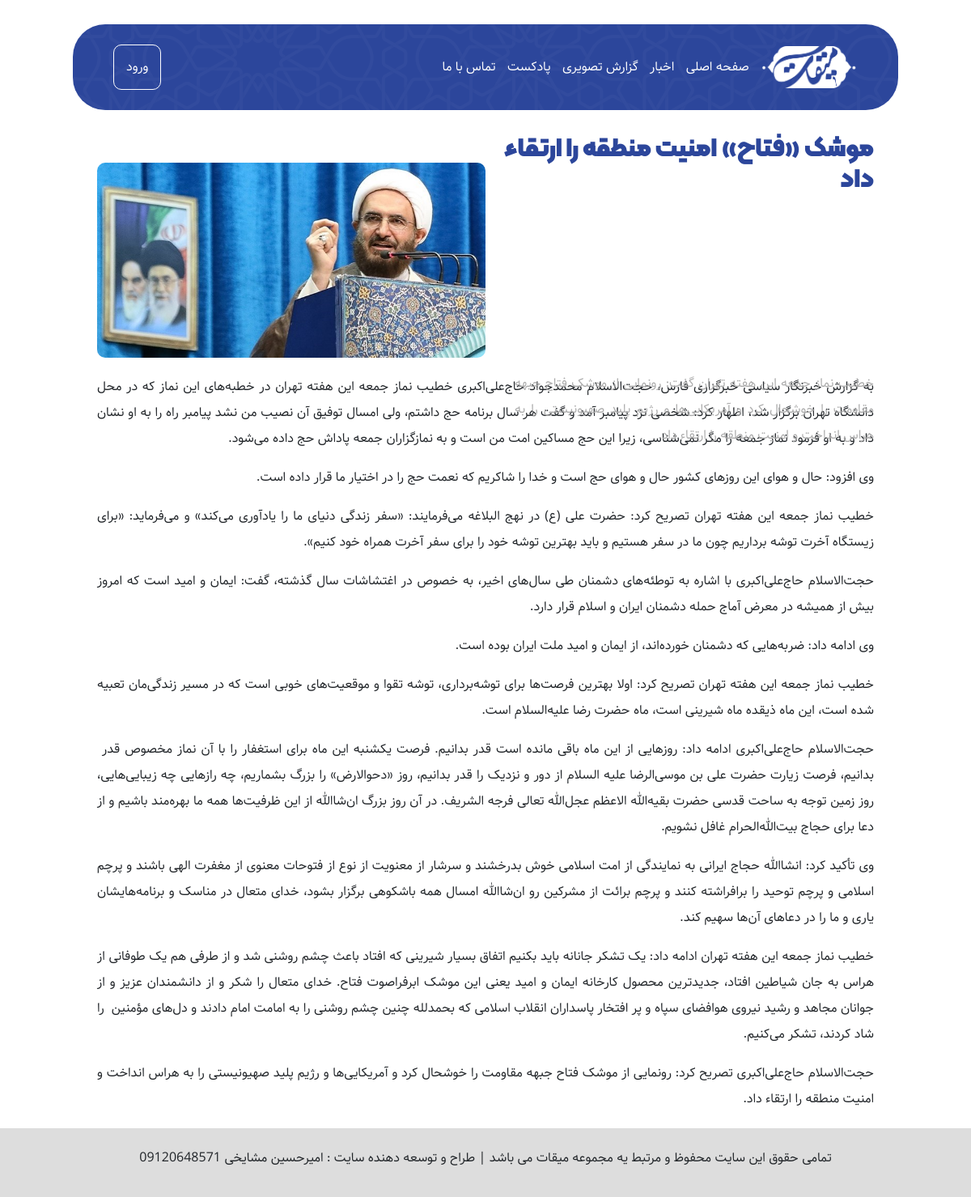
The page /postblog.php?id=9 on the database its author committed.
### tables this page shows
CREATE TABLE `blog` (
  `blogid` int(11) NOT NULL,
  `title` varchar(255) NOT NULL,
  `decs` text NOT NULL,
  `tozihkotah` text NOT NULL,
  `imageshakhes` varchar(255) NOT NULL,
  `date` date NOT NULL
);

### postblog.php (the view, shortened to what this page needs)
<?php
if(isset($_REQUEST['id'])){
  $conn = mysqli_connect('localhost','root','');
  $queryblog = mysqli_query($conn,'select * from blog where blogid='.$_REQUEST['id']);
  $a= mysqli_fetch_array($queryblog,MYSQLI_ASSOC);
}
else{
  die('404');
}
?>
<!DOCTYPE html>
<html lang="fa">
<head>
    <link rel="stylesheet" href="./style/style.css">
    <link rel="stylesheet" href="./style/postblog.css">
    <link href="./bootstrap/bootstrap.min.css" rel="stylesheet">
</head>
<body>
    <header>
        <nav>
          <a href="./index.php" class="logo">
            <img src="./images/mighat-logo.png">
          </a>
          <a href="#">صفحه اصلی</a>
          <a href="blogs.php"> اخبار</a>
          <a href="#">گزارش تصویری</a>
          <a href="#">پادکست</a>
          <a href="#">تماس با ما</a>
        </nav>
          <a href="./login.php" class="btn-login">
            <span>ورود</span>
          </a>
      </header>
    <section class="blog">
        <div class="title">
            <h3 class="titleblog"><?php echo $a['title']?></h3>
        </div>
        <div class="imgshakhes">
            <img src="<?php echo $a['imageshakhes']?>">
        </div>
        <div class="chekide">
          <?php echo $a['tozihkotah']?>
        </div>
        <div class="des">
          <?php echo $a['decs']?>
       </div>
    </section>
    <section class="footer">
        <div class="copyright">
        <p>تمامی حقوق این سایت محفوظ و مرتبط یه مجموعه میقات می باشد  | طراح و توسعه دهنده سایت : امیرحسین مشایخی 09120648571</p>
        </div>
    </section>
</body>
</html>

### style/style.css (style rules this page uses)
:root { --aval: #2C469B; --narenji: #FF5722; }
* { padding: 0; margin: 0; box-sizing: border-box; font-family: 'Samim'; }
body { direction: rtl; }
header { width: 85%; background-image: url(../images/Frame-757.png); background-color: var(--aval); margin: 30px auto; display: flex; justify-content: space-between; align-items: center; border-radius: 40px; padding: 25px 50px; }
header nav .logo { display: inline-block; width: 120px; }
header nav .logo img { width: 100%; }
header nav a { color: white; margin-left: 10px; text-decoration: none; }
header .btn-login { color: white; border: 1px solid #fff; border-radius: 10px; text-decoration: none; padding: 15px; }
.copyright { display: flex; flex-wrap: wrap; justify-content: center; align-items: center; font-size: 16px; background-color: #ddd; padding-top: 25px; padding-bottom: 20px; }

### style/postblog.css (style rules this page uses)
:root { --aval: #2C469B; --narenji: #FF5722; }
.blog { width: 80%; margin: 20px auto; }
.titleblog { font-family: 'Kalameh'; font-size: 32px; color:var(--aval); width: 49%; }
.imgshakhes { display: flex; justify-content: end; margin-top: -50px; }
.imgshakhes img { width: 50%; border-radius: 10px; }
.des { text-align: justify; line-height: 32px; padding-top: 20px; }
.chekide { position: absolute; top: 31%; text-align: justify; color: #acacac; width: 37%; line-height: 32px; }

### rows shown on the page
blog: title "موشک «فتاح» امنیت منطقه را ارتقاء داد", imageshakhes (picture), tozihkotah "خطیب نماز جمعه این هفته تهران گفت: رونمایی از موشک فتاح جبهه مقاومت را خوشحال کرد و آمریکایی‌ها و رژیم پلید صهیونیستی را به هراس انداخت و امنیت منطقه را ارتقاء داد.", decs "به گزارش خبرنگار سیاسی خبرگزاری فارس، حجت‌الاسلام محمدجواد حاج‌علی‌اکبری خطیب نماز جمعه این هفته تهران در خطبه‌های این نماز که در محل دانشگاه تهران برگزار شد، اظهار کرد: شخصی نزد پیامبر آمد و گفت هر سال برنامه حج داشتم، ولی امسال توفیق آن نصیب من نشد پیامبر راه را به او نشان داد و به او فرمود نماز جمعه را مگر نمی‌شناسی، زیرا این حج مساکین امت من است و به نمازگزاران جمعه پاداش حج داده می‌شود. وی افزود: حال و هوای این روزهای کشور حال و هوای حج است و خدا را شاکریم که نعمت حج را در اختیار ما قرار داده است. خطیب نماز جمعه این هفته تهران تصریح کرد: حضرت علی (ع) در نهج البلاغه می‌فرمایند: «سفر زندگی دنیای ما را یادآوری می‌کند» و می‌فرماید: «برای زیستگاه آخرت توشه برداریم چون ما در سفر هستیم و باید…"
